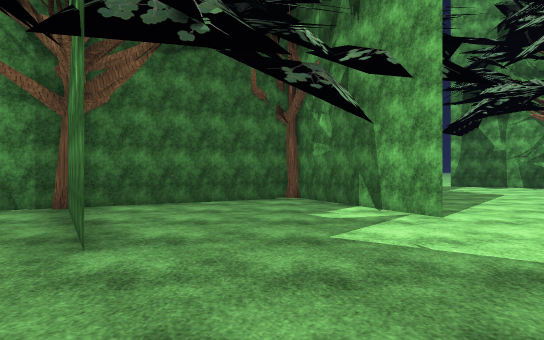
View 1 (above)

24 first-person views from a walk through a 3-D level made in the Unity game engine. The camera is 1.3 m above the floor, looks level and sees 70° across. The floor is counted in squares, 2 m on a side. Each view is taken from the middle of a square. On the plan, view 1 faces up. The plan holds only what a view shows up to about 11 squares ahead; the rest is blank. The place goes on beyond the plan. The player character is not drawn. Some animated figures are left out. Some surface patterns are stand-ins.

View 2
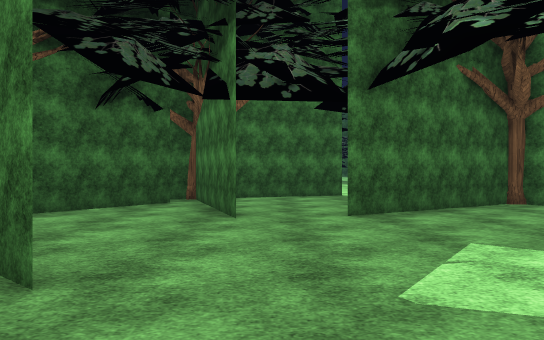

View 3
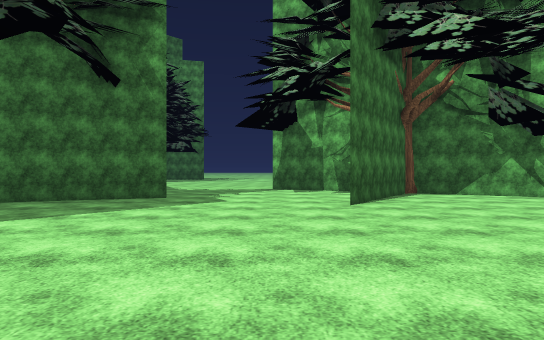

View 4
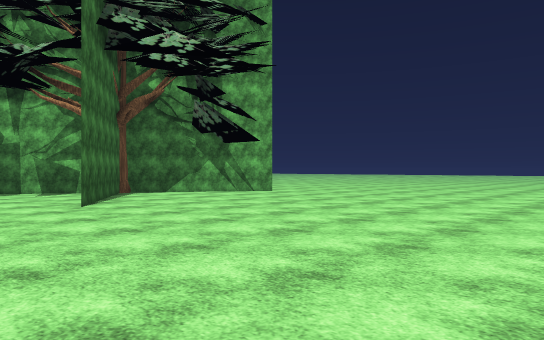

View 5
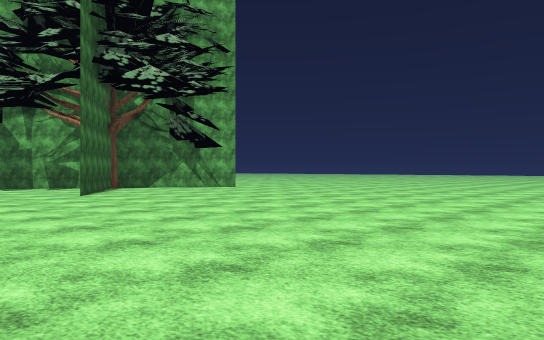

View 6
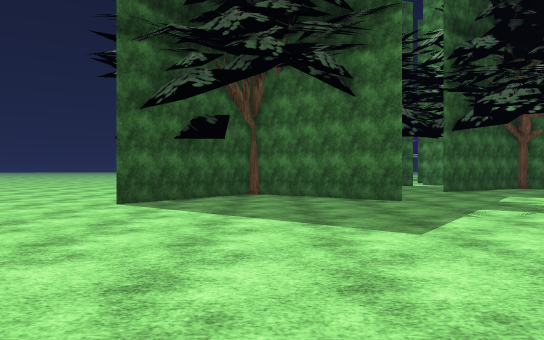

View 7
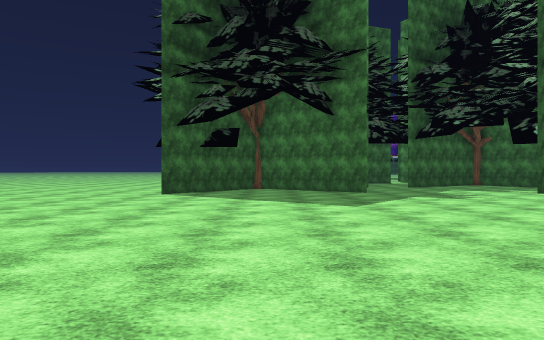

View 8
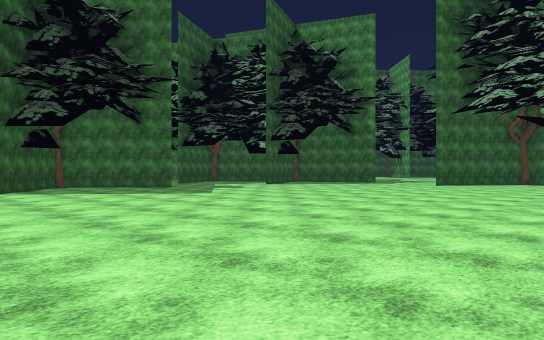

View 9
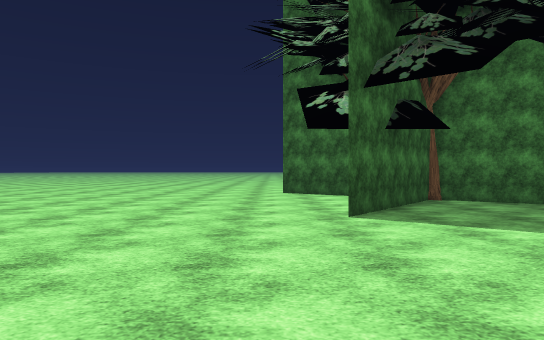

View 10
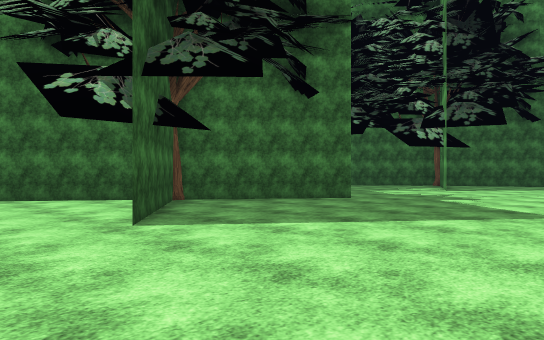

View 11
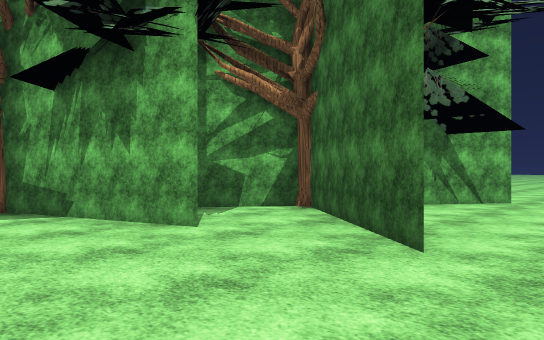

View 12
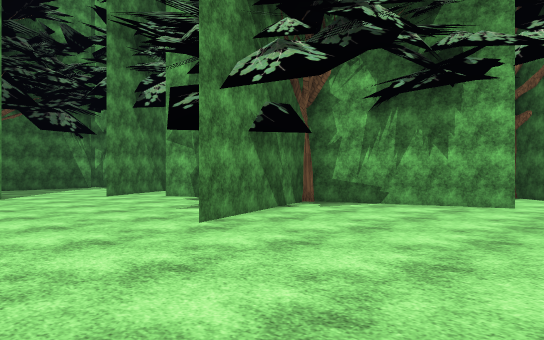

View 13
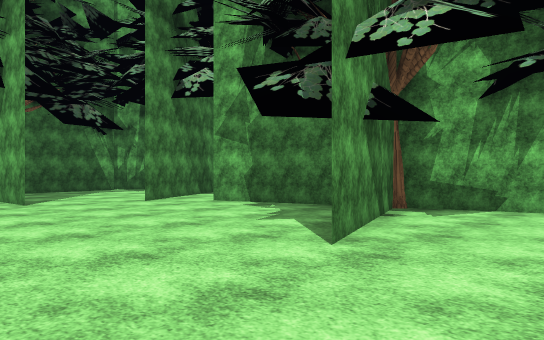

View 14
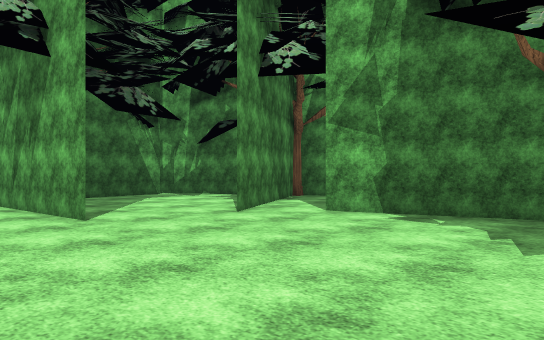

View 15
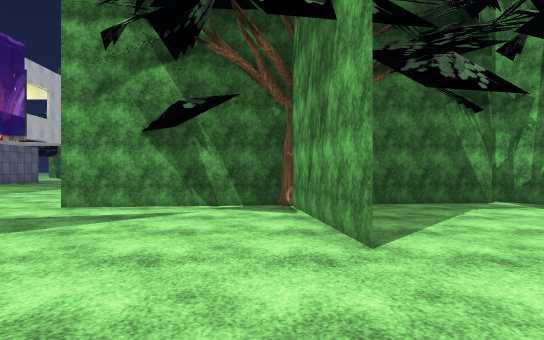

View 16
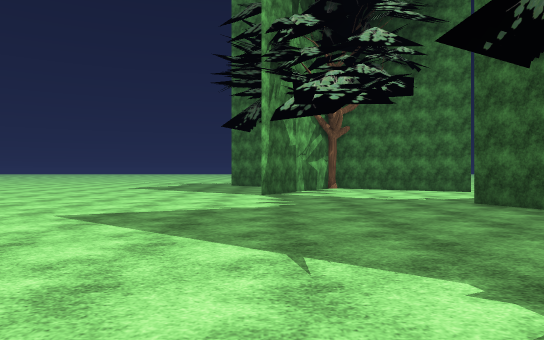

View 17
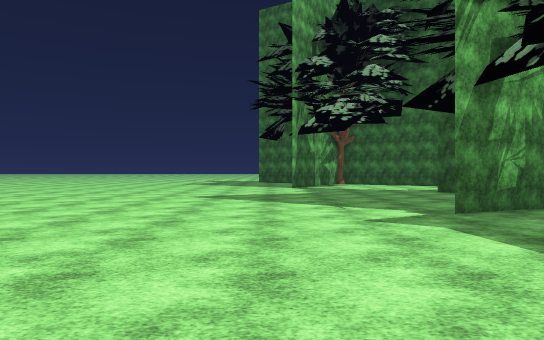

View 18
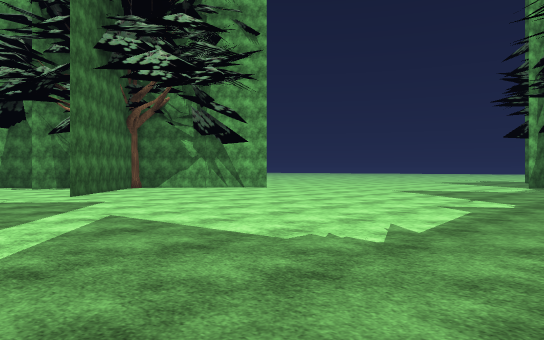

View 19
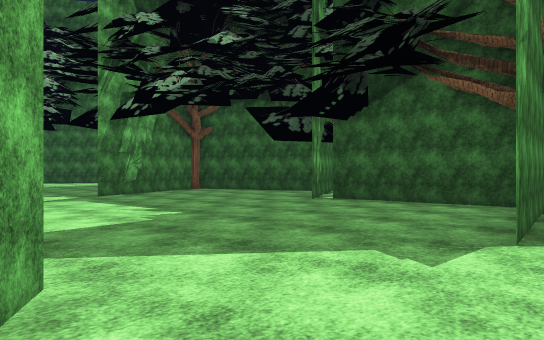

View 20
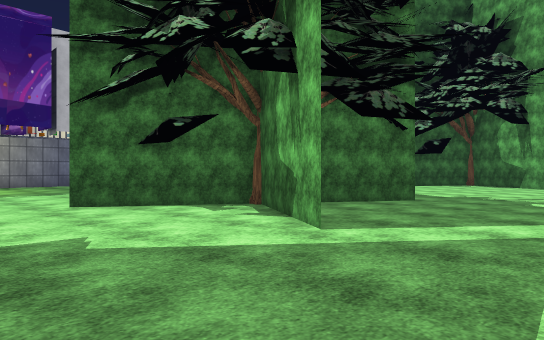

View 21
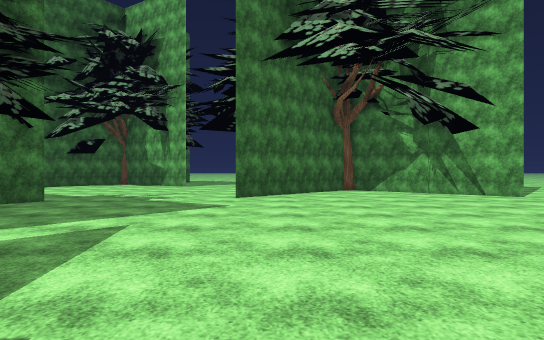

View 22
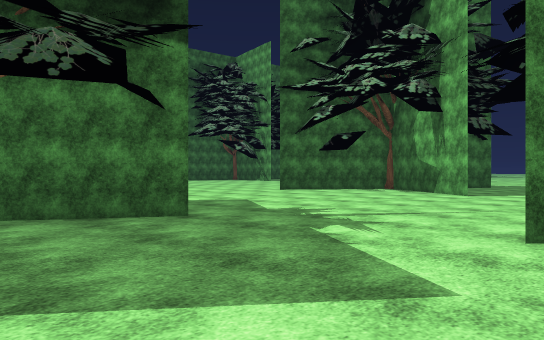

View 23
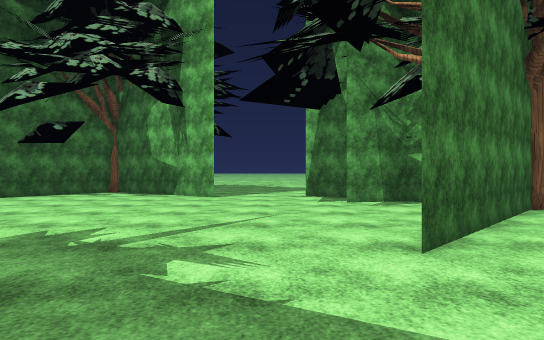

View 24
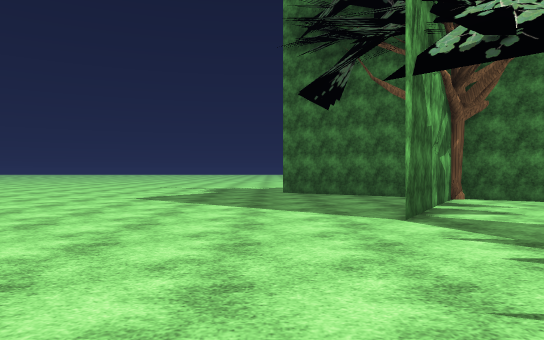

### Floor plan
Key: @ floor where view 1 was taken; # wall or solid block; x gap in a wall; . floor; T tree.
Columns run from 14 left of view 1 to 18 right of it. Each row starts with its distance up from view 1.
 30   T##....
 29  ##.##...
 28  #......##
 27  ........##
 26  .........###
 25 ..........####
 24 ..........#..##           ..
 23  ........##...##...     ....
 22    .....T#.........  .......
 21     #.......................
 20    ##.......................
 19    T........................
 18   T##.......................
 17  ##.##......................
 16  T........................ #
 15 ......................#...#
 14 ......................#####
 13     T........#..........TT#
 12     #........##.........####
 11     #.........T .##....##..##
 10     #..###... T ##.....#.....
  9 .###TTT#.#..  TT..............
  8 ....##...#######...............
  7 .....#....T#...##...............
  6  ....#..###T....#................
  5   .....## ###....................
  4   ......x.  #....................
  3    .....##..x...................
  2    .....##.   ..................
  1     .....#T###..................
  0    ....##T#...@##............
 -1    ...##..###.##.............
 -2    .......#.#T#..............
 -3    .......#..T##.............
 -4     ........##.##.............
 -5    . .. ...##...#.............
 -6          ....................
 -7         . ............    .. .

Positions as (right, up) in squares from view 1, and headings:
1: (0, 0), facing up
2: (4, 2), facing left
3: (7, 2), facing up
4: (6, 2), facing up-right
5: (5, -1), facing up-right
6: (10, -2), facing left
7: (13, -2), facing left
8: (15, -7), facing up-left
9: (8, -6), facing left
10: (7, -7), facing up-left
11: (-6, -7), facing up-right
12: (-11, -5), facing up-right
13: (-11, -3), facing up-right
14: (-11, 0), facing up-right
15: (-10, 2), facing up
16: (-3, 15), facing right
17: (-7, 16), facing right
18: (-9, 12), facing up-right
19: (-11, 17), facing down-right
20: (-6, 13), facing up-left
21: (-5, 13), facing up
22: (-5, 18), facing up-left
23: (-7, 19), facing up
24: (2, 17), facing right
